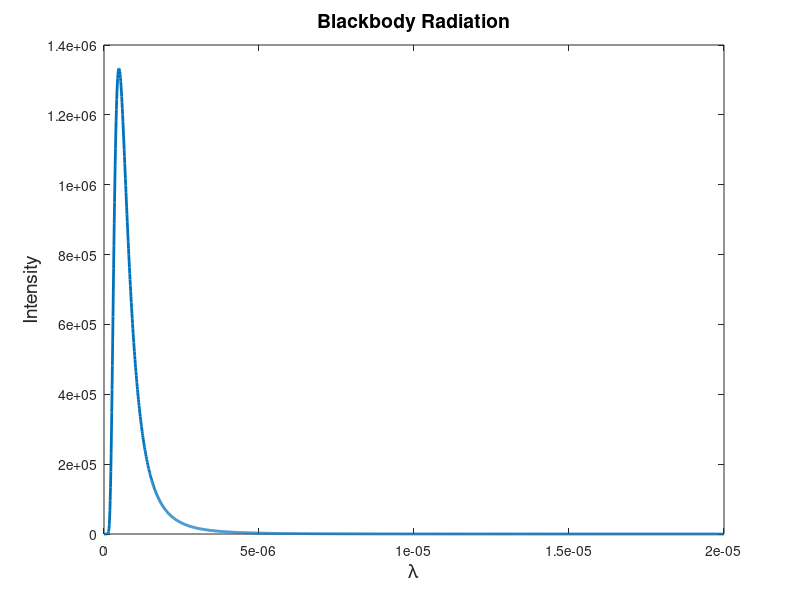

This chart was generated by the following MATLAB code:
%Plank's Black Body spectrum 

h=6.62*(10^-34);    %Planks constant
c=3*(10^8);         %Speed of light in vaccume
T=6000;             %kelvin
k=1.38 * (10^-23);  %Boltzmann constant

%Generating wavelength data-set
lamda=[0.0:0.01:20].*1e-6 ;      %lamda between range of 0nm to 20,000 nm in steps on 10nm

E=[];    %empty matrix
ctr=1;   %counter for loop
Ar=0 ;   %Area under the curve



    for i=lamda
    
        E(ctr)=( (8*pi*h*c)/(i^5) ) * (1 / ( exp((h*c)/(i * k * T)) - 1) );   %Max Planks formula
        ctr=ctr+1;

    end

    E(1:1)=0;   %Eliminating Nan value
    


%Plotting 
axis('square')
graph=plot(lamda,E,'linewidth',2);
xlabel('\lambda','fontsize',14)
ylabel('Intensity','fontsize',14)
title('Blackbody Radiation','fontsize',14)




%Calculation

Ar=trapz([0:0.1:5].*1e-7,E(1:51));  %We should integrate between range of lamda and not value of lamda and hence [0:0.1:5].*e-7
                                    %Since no significant area is observed from the graph beyond 0.5 * 10^-5 lamda
                                    %Hence,area under the curve gives us the total energy density of the sun.
                                    
                                   
%Total Enery(Sun) = Area under the curve * Volume of the sun
sun_vol = (4/3) * pi * (7 * 10^8)^3;
res = Ar * sun_vol;
fprintf("The energy emmited by the sun is  %s W\n",res);


